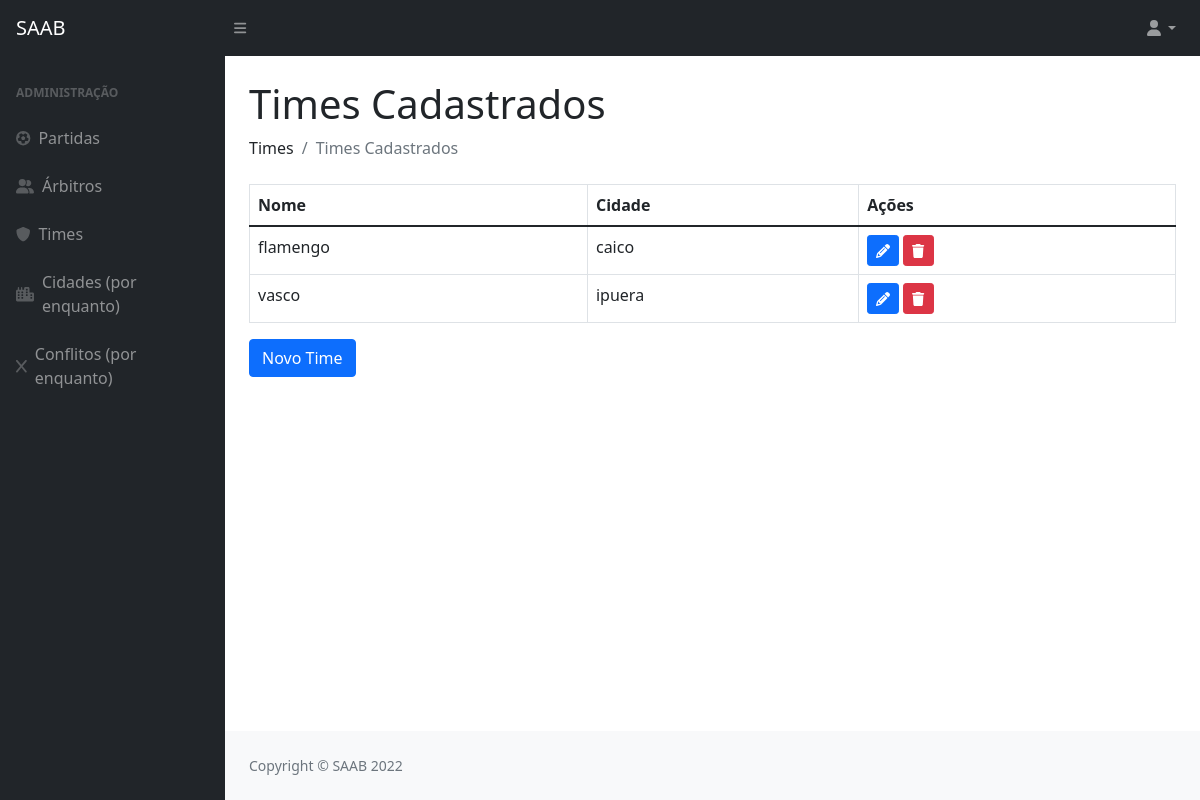
The page /times/ on the database its author committed.
### privado/models.py (models this page shows, shortened)
class Time(models.Model):
    codigo = models.AutoField(primary_key=True)
    nome = models.CharField(max_length=100)
    cidade = models.ForeignKey(Cidade, on_delete=models.CASCADE)

class Cidade(models.Model):
    codigo = models.AutoField(primary_key=True)
    nome = models.CharField(max_length=100)
    def __str__(self):
        return (self.nome)

### privado/views.py (the view)
# urls.py: path('times/', times, name="url_times"),
def times(request):
    time = Time.objects.all()
    parametros = {"time": time}
    return render(request, "SAAB/times.html", parametros)

### privado/templates/SAAB/times.html (shortened to what this page needs)
{% extends 'SAAB/layout.html' %}
{% block conteudo %}
{% load static %}
{% load crispy_forms_tags %}
<!DOCTYPE html>
<html lang="en">
    <head>
    </head>
    <body>
        <h1 class="mt-4">Times Cadastrados</h1>
        <ol class="breadcrumb mb-4">
            <li class="breadcrumb-item">Times</li>
            <li class="breadcrumb-item active">Times Cadastrados</li>
        </ol>
        <table class="table table-bordered">
            <thead>
                <tr>
                    <th>Nome</th>
                    <th>Cidade</th>
                    <th>Ações</th>
                </tr>
            </thead>
            {% for i in time %}
                <tr>
                    <td> {{ i.nome }}</td>
                    <td> {{ i.cidade }}</td>
                    <td>
                        <a href="{% url 'url_updateTime' i.codigo %}"><button class="btn btn-primary btn-sm"><i class="fas fa-pencil"></i></button></a>
                        <a href="{% url 'url_deleteTime' i.codigo %}"><button class="btn btn-danger btn-sm"><i class="fas fa-trash"></i></button></a>
                    </td>
                </tr>
            {% endfor %}
        </table>
        <a href="{% url 'url_formTime' %}"><button  class="btn btn-primary">Novo Time</button></a>
    </body>
</html>
{% endblock %}

### rows shown on the page
Time: nome "flamengo", cidade "caico"
Time: nome "vasco", cidade "ipuera"
